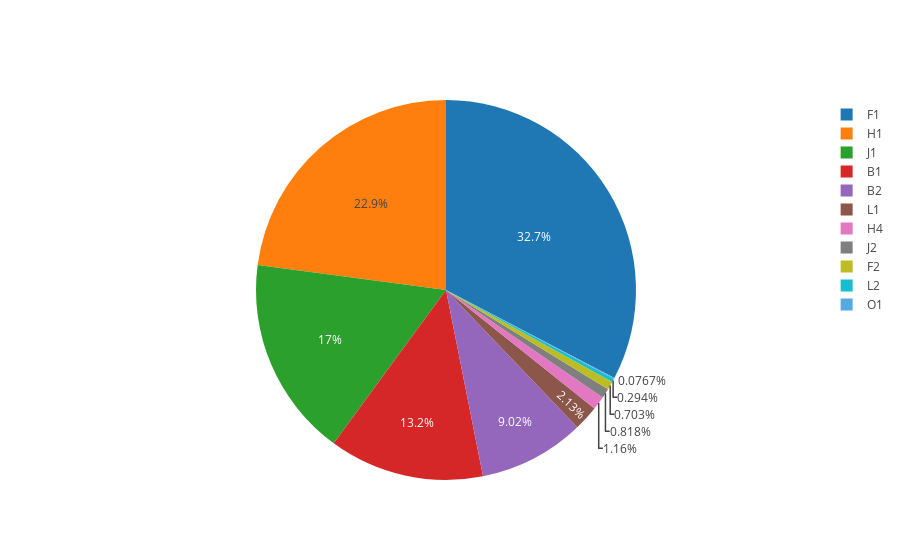
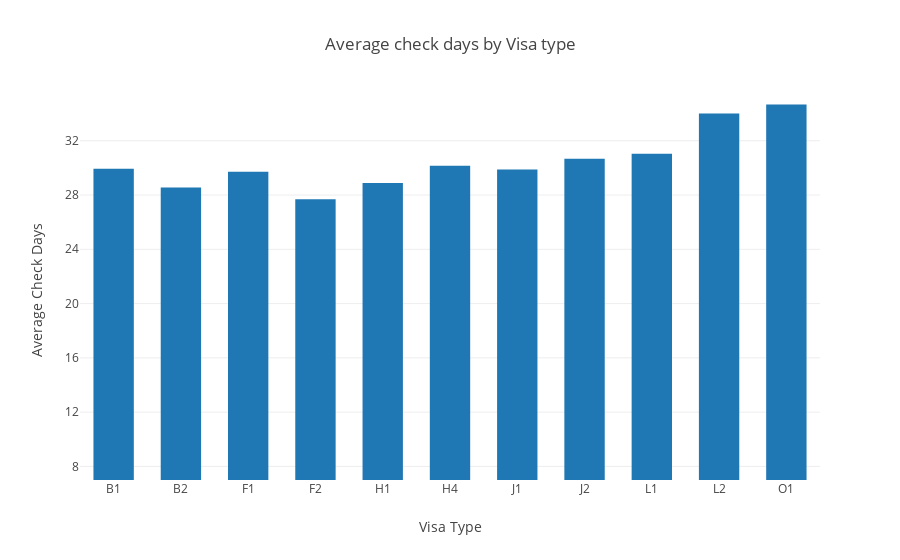

The notebook cell these images were saved under, in order:
### Markdown cell above
As shown above, the raw data includs the following fields:

- **VisaType**: type of visa applied
- **VisaEntry**: is this a new application or a renewal
- **City**: city where case is processed
- **Major**: (if student visa) major of study
- **VisaStatus**: latest case status (at the date when data were scraped)
- **CheckDate**: date when case started being processed
- **CompleteDate**: date when case was finalized
- **WaitDays**: how many days waited
- **WaitWeeks**: how many weeks (round to 1 digit) waited
- **CaseStartYear**: year when case started
- **CaseStartMonth**: month when case started

Outliers, including:

1. Absurdly long cases that span longer than 14 weeks
2. Incomplete cases, including abandoned old and recent in-progress cases
3. Invalid cases, cases with the complete date earlier than the start date

are excluded in the analysis.

### Code cell
# Samples count per visa type
vt = df.groupby('VisaType')['VisaType'].count()
# Average wait days by visa type
wd = df.groupby('VisaType')['WaitDays'].mean()

## Summarize population statistics
# Pie chart - Population by Visa type
trace1 = go.Pie(
    labels=vt.index.values.tolist(), 
    values=vt.values
)
layout1 = go.Layout(
    autosize=True
)
fig1 = go.Figure(data=[trace1], layout=layout1)
py.iplot(fig1, show_link=False)

# Bar chart - Average check days by Visa type
trace2 = go.Bar(
    x=wd.index.values.tolist(),
    y=wd.values,
    width=0.6
)
layout2 = go.Layout(
    autosize=True,
    title='Average check days by Visa type',
    xaxis=dict(
        autorange=True,
        automargin=True,
        title='Visa Type'
    ),
    yaxis=dict(
        autorange=False,
        automargin=False,
        range=[7, 35],
        dtick=4,
        title='Average Check Days'
    )
)
fig2 = go.Figure(data=[trace2], layout=layout2)
py.iplot(fig2, show_link=False)

### Figure 1 — Plotly figure (JSON) as saved in the notebook; plotly's stock layout.template omitted (floating-point values rounded to 4 significant figures)
{"data": [{"labels": ["B1", "B2", "F1", "F2", "H1", "H4", "J1", "J2", "L1", "L2", "O1"], "type": "pie", "uid": "7af3d4a3-650d-40ad-8f4a-73825f9d6087", "values": [1032, 706, 2557, 55, 1793, 91, 1333, 64, 167, 23, 6]}], "layout": {"autosize": true}}

### Figure 2 — Plotly figure (JSON) as saved in the notebook; plotly's stock layout.template omitted (floating-point values rounded to 4 significant figures)
{"data": [{"type": "bar", "uid": "6cf795a6-f247-4ad6-9f42-e9b913e60270", "width": 0.6, "x": ["B1", "B2", "F1", "F2", "H1", "H4", "J1", "J2", "L1", "L2", "O1"], "y": [29.94, 28.55, 29.72, 27.69, 28.89, 30.15, 29.89, 30.67, 31.05, 34, 34.67]}], "layout": {"autosize": true, "title": "Average check days by Visa type", "xaxis": {"automargin": true, "autorange": true, "title": "Visa Type"}, "yaxis": {"automargin": false, "autorange": false, "dtick": 4, "range": [7, 35], "title": "Average Check Days"}}}
